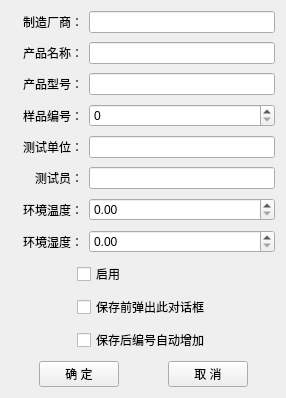
<?xml version="1.0" encoding="UTF-8"?>
<ui version="4.0">
 <class>HProductInfoDialog</class>
 <widget class="QDialog" name="HProductInfoDialog">
  <property name="geometry">
   <rect>
    <x>0</x>
    <y>0</y>
    <width>286</width>
    <height>352</height>
   </rect>
  </property>
  <property name="windowTitle">
   <string>产品信息编辑</string>
  </property>
  <layout class="QGridLayout" name="gridLayout_2">
   <property name="verticalSpacing">
    <number>9</number>
   </property>
   <item row="0" column="0">
    <widget class="QLabel" name="label_01">
     <property name="minimumSize">
      <size>
       <width>60</width>
       <height>0</height>
      </size>
     </property>
     <property name="text">
      <string>制造厂商：</string>
     </property>
     <property name="alignment">
      <set>Qt::AlignRight|Qt::AlignTrailing|Qt::AlignVCenter</set>
     </property>
     <property name="buddy">
      <cstring>lineEdit_01</cstring>
     </property>
    </widget>
   </item>
   <item row="0" column="1">
    <widget class="QLineEdit" name="lineEdit_01">
     <property name="minimumSize">
      <size>
       <width>90</width>
       <height>0</height>
      </size>
     </property>
     <property name="alignment">
      <set>Qt::AlignCenter</set>
     </property>
    </widget>
   </item>
   <item row="1" column="0">
    <widget class="QLabel" name="label_02">
     <property name="minimumSize">
      <size>
       <width>60</width>
       <height>0</height>
      </size>
     </property>
     <property name="text">
      <string>产品名称：</string>
     </property>
     <property name="alignment">
      <set>Qt::AlignRight|Qt::AlignTrailing|Qt::AlignVCenter</set>
     </property>
     <property name="buddy">
      <cstring>lineEdit_02</cstring>
     </property>
    </widget>
   </item>
   <item row="1" column="1">
    <widget class="QLineEdit" name="lineEdit_02">
     <property name="minimumSize">
      <size>
       <width>90</width>
       <height>0</height>
      </size>
     </property>
     <property name="alignment">
      <set>Qt::AlignCenter</set>
     </property>
    </widget>
   </item>
   <item row="2" column="0">
    <widget class="QLabel" name="label_03">
     <property name="minimumSize">
      <size>
       <width>60</width>
       <height>0</height>
      </size>
     </property>
     <property name="text">
      <string>产品型号：</string>
     </property>
     <property name="alignment">
      <set>Qt::AlignRight|Qt::AlignTrailing|Qt::AlignVCenter</set>
     </property>
     <property name="buddy">
      <cstring>lineEdit_03</cstring>
     </property>
    </widget>
   </item>
   <item row="2" column="1">
    <widget class="QLineEdit" name="lineEdit_03">
     <property name="minimumSize">
      <size>
       <width>90</width>
       <height>0</height>
      </size>
     </property>
     <property name="alignment">
      <set>Qt::AlignCenter</set>
     </property>
    </widget>
   </item>
   <item row="3" column="0">
    <widget class="QLabel" name="label_04">
     <property name="minimumSize">
      <size>
       <width>72</width>
       <height>0</height>
      </size>
     </property>
     <property name="text">
      <string>样品编号：</string>
     </property>
     <property name="alignment">
      <set>Qt::AlignRight|Qt::AlignTrailing|Qt::AlignVCenter</set>
     </property>
     <property name="buddy">
      <cstring>spinBox_01</cstring>
     </property>
    </widget>
   </item>
   <item row="3" column="1">
    <widget class="QSpinBox" name="spinBox_01">
     <property name="minimumSize">
      <size>
       <width>90</width>
       <height>0</height>
      </size>
     </property>
    </widget>
   </item>
   <item row="4" column="0">
    <widget class="QLabel" name="label_05">
     <property name="minimumSize">
      <size>
       <width>72</width>
       <height>0</height>
      </size>
     </property>
     <property name="text">
      <string>测试单位：</string>
     </property>
     <property name="alignment">
      <set>Qt::AlignRight|Qt::AlignTrailing|Qt::AlignVCenter</set>
     </property>
     <property name="buddy">
      <cstring>lineEdit_04</cstring>
     </property>
    </widget>
   </item>
   <item row="4" column="1">
    <widget class="QLineEdit" name="lineEdit_04">
     <property name="minimumSize">
      <size>
       <width>90</width>
       <height>0</height>
      </size>
     </property>
     <property name="alignment">
      <set>Qt::AlignCenter</set>
     </property>
    </widget>
   </item>
   <item row="5" column="0">
    <widget class="QLabel" name="label_06">
     <property name="minimumSize">
      <size>
       <width>72</width>
       <height>0</height>
      </size>
     </property>
     <property name="text">
      <string>测试员：</string>
     </property>
     <property name="alignment">
      <set>Qt::AlignRight|Qt::AlignTrailing|Qt::AlignVCenter</set>
     </property>
     <property name="buddy">
      <cstring>lineEdit_05</cstring>
     </property>
    </widget>
   </item>
   <item row="5" column="1">
    <widget class="QLineEdit" name="lineEdit_05">
     <property name="minimumSize">
      <size>
       <width>90</width>
       <height>0</height>
      </size>
     </property>
     <property name="alignment">
      <set>Qt::AlignCenter</set>
     </property>
    </widget>
   </item>
   <item row="6" column="0">
    <widget class="QLabel" name="label_07">
     <property name="minimumSize">
      <size>
       <width>72</width>
       <height>0</height>
      </size>
     </property>
     <property name="text">
      <string>环境温度：</string>
     </property>
     <property name="alignment">
      <set>Qt::AlignRight|Qt::AlignTrailing|Qt::AlignVCenter</set>
     </property>
     <property name="buddy">
      <cstring>doubleSpinBox_01</cstring>
     </property>
    </widget>
   </item>
   <item row="6" column="1">
    <widget class="QDoubleSpinBox" name="doubleSpinBox_01">
     <property name="minimumSize">
      <size>
       <width>90</width>
       <height>0</height>
      </size>
     </property>
    </widget>
   </item>
   <item row="7" column="0">
    <widget class="QLabel" name="label_08">
     <property name="minimumSize">
      <size>
       <width>72</width>
       <height>0</height>
      </size>
     </property>
     <property name="text">
      <string>环境湿度：</string>
     </property>
     <property name="alignment">
      <set>Qt::AlignRight|Qt::AlignTrailing|Qt::AlignVCenter</set>
     </property>
     <property name="buddy">
      <cstring>doubleSpinBox_02</cstring>
     </property>
    </widget>
   </item>
   <item row="7" column="1">
    <widget class="QDoubleSpinBox" name="doubleSpinBox_02">
     <property name="minimumSize">
      <size>
       <width>90</width>
       <height>0</height>
      </size>
     </property>
    </widget>
   </item>
   <item row="8" column="0" colspan="2">
    <layout class="QGridLayout" name="gridLayout">
     <property name="verticalSpacing">
      <number>9</number>
     </property>
     <item row="0" column="1">
      <widget class="QCheckBox" name="checkBox_03">
       <property name="text">
        <string>启用</string>
       </property>
      </widget>
     </item>
     <item row="1" column="1">
      <widget class="QCheckBox" name="checkBox_01">
       <property name="text">
        <string>保存前弹出此对话框</string>
       </property>
      </widget>
     </item>
     <item row="2" column="1">
      <widget class="QCheckBox" name="checkBox_02">
       <property name="text">
        <string>保存后编号自动增加</string>
       </property>
      </widget>
     </item>
     <item row="0" column="2" rowspan="3">
      <spacer name="horizontalSpacer_09">
       <property name="orientation">
        <enum>Qt::Horizontal</enum>
       </property>
       <property name="sizeHint" stdset="0">
        <size>
         <width>13</width>
         <height>20</height>
        </size>
       </property>
      </spacer>
     </item>
     <item row="0" column="0" rowspan="3">
      <spacer name="horizontalSpacer_01">
       <property name="orientation">
        <enum>Qt::Horizontal</enum>
       </property>
       <property name="sizeHint" stdset="0">
        <size>
         <width>13</width>
         <height>20</height>
        </size>
       </property>
      </spacer>
     </item>
    </layout>
   </item>
   <item row="9" column="0" colspan="2">
    <layout class="QHBoxLayout" name="horizontalLayout_3">
     <property name="spacing">
      <number>9</number>
     </property>
     <item>
      <spacer name="horizontalSpacer_21">
       <property name="orientation">
        <enum>Qt::Horizontal</enum>
       </property>
       <property name="sizeHint" stdset="0">
        <size>
         <width>20</width>
         <height>20</height>
        </size>
       </property>
      </spacer>
     </item>
     <item>
      <widget class="QPushButton" name="pushButton_01">
       <property name="text">
        <string>确 定</string>
       </property>
       <property name="autoDefault">
        <bool>false</bool>
       </property>
      </widget>
     </item>
     <item>
      <spacer name="horizontalSpacer_22">
       <property name="orientation">
        <enum>Qt::Horizontal</enum>
       </property>
       <property name="sizeHint" stdset="0">
        <size>
         <width>40</width>
         <height>20</height>
        </size>
       </property>
      </spacer>
     </item>
     <item>
      <widget class="QPushButton" name="pushButton_02">
       <property name="text">
        <string>取 消</string>
       </property>
       <property name="autoDefault">
        <bool>false</bool>
       </property>
      </widget>
     </item>
     <item>
      <spacer name="horizontalSpacer_29">
       <property name="orientation">
        <enum>Qt::Horizontal</enum>
       </property>
       <property name="sizeHint" stdset="0">
        <size>
         <width>20</width>
         <height>20</height>
        </size>
       </property>
      </spacer>
     </item>
    </layout>
   </item>
  </layout>
 </widget>
 <resources/>
 <connections>
  <connection>
   <sender>pushButton_01</sender>
   <signal>clicked()</signal>
   <receiver>HProductInfoDialog</receiver>
   <slot>accept()</slot>
   <hints>
    <hint type="sourcelabel">
     <x>76</x>
     <y>317</y>
    </hint>
    <hint type="destinationlabel">
     <x>24</x>
     <y>301</y>
    </hint>
   </hints>
  </connection>
  <connection>
   <sender>pushButton_02</sender>
   <signal>clicked()</signal>
   <receiver>HProductInfoDialog</receiver>
   <slot>reject()</slot>
   <hints>
    <hint type="sourcelabel">
     <x>229</x>
     <y>319</y>
    </hint>
    <hint type="destinationlabel">
     <x>269</x>
     <y>323</y>
    </hint>
   </hints>
  </connection>
 </connections>
</ui>
